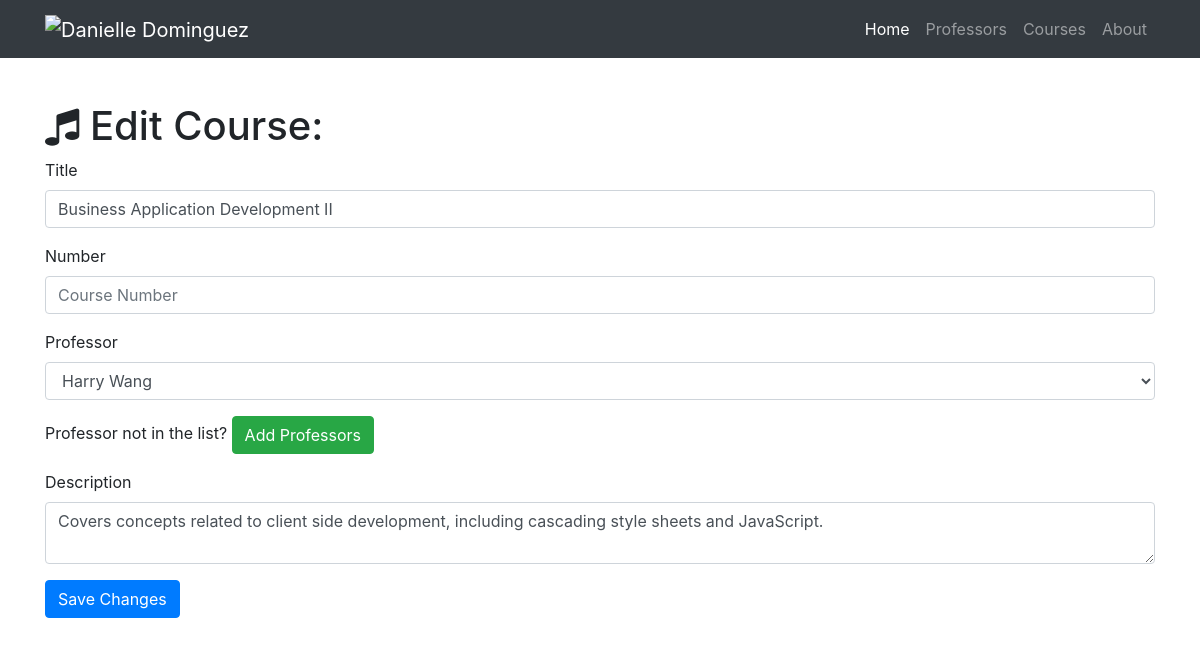
Screenshot of /course/edit/2 with the database file from the repository.
### resume.py (models this page shows)
class Course(db.Model):
    __tablename__ = 'courses'
    id = db.Column(db.Integer, primary_key=True)
    title = db.Column(db.String(256))
    number = db.Column(db.Integer)
    description = db.Column(db.Text)
    professor_id = db.Column(db.Integer, db.ForeignKey('professors.id'))

### resume.py (the view, shortened to what this page needs)
@app.route('/course/edit/<int:id>', methods=['GET', 'POST'])
def edit_course(id):
    course = Course.query.filter_by(id=id).first()
    professors = Professor.query.all()
    if request.method == 'GET':
        return render_template('course-edit.html', course=course, professors=professors)

### templates/course-edit.html (shortened to what this page needs)
{% extends "home-base.html"%}
{% block page_content%}
  <div class="container">
    <h1 class="mt-5"><i class="fa fa-music" aria-hidden="true"></i> Edit Course:</h1>
    <form action="/course/edit/{{course.id}}" method="post">
      <div class="form-group">
        <label>Title</label>
        <input class="form-control" type="text" name="title" value="{{course.title}}" required="true">
      </div>
      <div class="form-group">
        <label>Number</label>
        <input class="form-control" type="text" name="number" placeholder="Course Number" required="true">
      </div>
      <div class="form-group">
        <label>Professor</label>
        <select class="form-control" name="professor">
          {% for professor in professors %}
            {% if professor == course.professor %}
              <option selected="selected">{{professor.name}}</option>
            {% else %}
              <option>{{professor.name}}</option>
            {% endif %}
          {% endfor %}
        </select>
      </div>
      <div class="form-group">
        Professor not in the list? <a href="/professor/add" class="btn btn-success" role="button" aria-disabled="true">Add Professors</a>
      </div>
      <div class="form-group">
        <label>Description</label>
        <textarea class="form-control" name="description" required="true">{{course.description}}</textarea>
      </div>
      <button type="submit" class="btn btn-primary">Save Changes</button>
    </form>
  </div>
{% endblock%}

### static/resume.css (style rules this page uses)
body { padding-top: 54px; }

### rows the page displays
Course: title "Business Application Development II", description "Covers concepts related to client side development, including cascading style sheets and JavaScript."

### other values shown
form field professor "Harry Wang"
